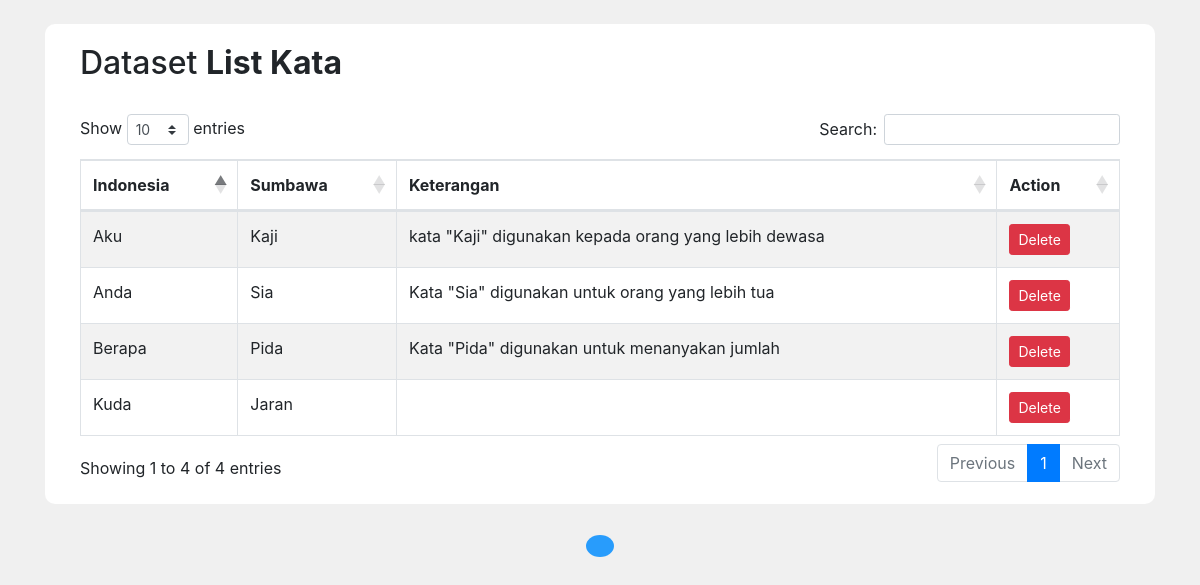
Page /dataset.php on the committed database.
### tables this page shows
CREATE TABLE `translate` (
  `id` int(100) NOT NULL,
  `indonesia` varchar(250) NOT NULL,
  `sumbawa` varchar(250) NOT NULL,
  `keterangan` varchar(500) NOT NULL
);

### dataset.php (the view, shortened to what this page needs)
<!DOCTYPE html>
<html lang="en">
<head>
    <link rel="stylesheet" href="https://cdnjs.cloudflare.com/ajax/libs/twitter-bootstrap/4.5.2/css/bootstrap.css">
    <link rel="stylesheet" href="https://cdn.datatables.net/1.12.1/css/dataTables.bootstrap4.min.css">
</head>
<body>
<section class="py-2 my-3">
	<div class="container">
	<div class="bg-white" style="border-radius: 10px;">
        <div class="container-xl">
        <div class="table-responsive">
            <div class="table-wrapper">
            <div><h2>Dataset <b>List Kata</b></h2></div>
            <br>
            <table id="example" class="table table-striped table-bordered">
                <thead>
                    <tr>
                        <th>Indonesia</th>
                        <th>Sumbawa</th>
                        <th>Keterangan</th>
                        <th>Action</th>
                    </tr>
                </thead>
                <tbody>
                    <?php
                    include 'connection.php';
                    $translate = mysqli_query($con, "SELECT * FROM translate");
                    while($row = mysqli_fetch_array($translate))
                    { ?>
                        <tr>
                            <td><?php echo $row['indonesia'] ?></td>
                            <td><?php echo $row['sumbawa'] ?></td>
                            <td><?php echo $row['keterangan'] ?></td>
                            <td><a href="delete.php?id=<?php echo $row['id']; ?>" class="btn btn-sm btn-danger alert_notif">Delete <i class="fi fi-bs-trash"></i></a></td>
                        </tr>
                    <?php } ?>
                </tbody>
            </table>
            </div>
        </div>
        </div>
	</div>
	</div>
</section>
<center>
<a href="home.php"><button class="back"><i class="fi fi-br-arrow-left"></i></button></a>
</center>
</body>
</html>

### dataset.php (style rules this page uses)
body { background-color: #F0F0F0; }
.table-wrapper { padding: 20px; }
.back { background-color: #289cfc; color: #fff; border-radius: 50%; border: none; cursor: pointer; padding: 11px 14px; margin-bottom: 20px; }

### rows in the picture
translate: indonesia "Aku", sumbawa "Kaji", keterangan "kata \"Kaji\" digunakan kepada orang yang lebih dewasa"
translate: indonesia "Anda", sumbawa "Sia", keterangan "Kata \"Sia\" digunakan untuk orang yang lebih tua"
translate: indonesia "Berapa", sumbawa "Pida", keterangan "Kata \"Pida\" digunakan untuk menanyakan jumlah"
translate: indonesia "Kuda", sumbawa "Jaran"
